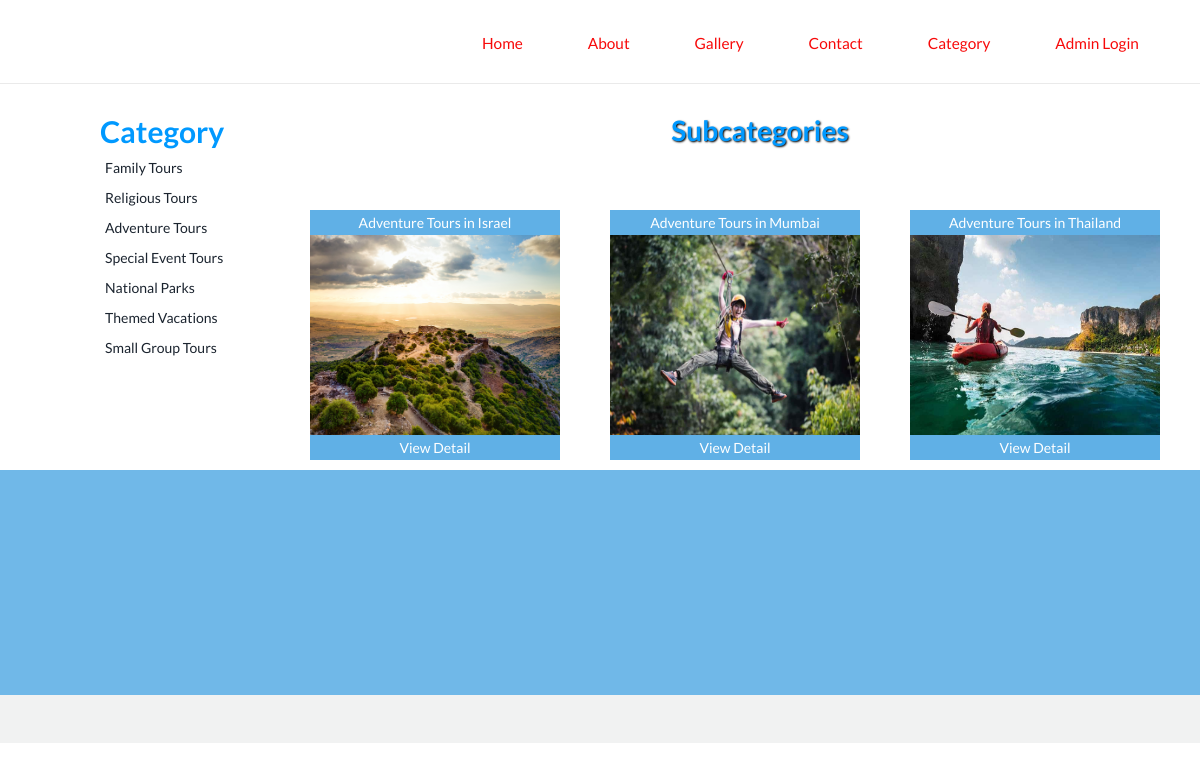
/subcat.php?catid=3, run on the app's committed database.
### tables this page shows
CREATE TABLE `category` (
  `Cat_id` int(100) NOT NULL,
  `Cat_name` varchar(2000) NOT NULL
);

CREATE TABLE `subcategory` (
  `Subcatid` int(200) NOT NULL,
  `Subcatname` varchar(1000) NOT NULL,
  `Catid` int(200) NOT NULL,
  `Pic` varchar(8000) NOT NULL,
  `Detail` varchar(8000) NOT NULL
);

### subcat.php (the view, shortened to what this page needs)
<!DOCTYPE html>
<html>
<head>
<link href="stylecss.css" rel='stylesheet' type='text/css'/>
<link href="css/bootstrap.css" rel='stylesheet' type='text/css'/>
<link href="css/style.css" rel="stylesheet" type="text/css" media="all"/>
</head>
<body>
<?php include('function.php'); ?>
<?php include('top.php'); ?>
<br>
<br>
<br>
<div style="height:50px"></div>
<div style="width:1000px; margin:auto" >
<div style="width:200px; float:left">
<table cellpadding="0" cellspacing="0" width="1000px">
<tr><td style="font-size:30px; color:#09F"><b>Category</b></td></tr>
<?php
$s="select * from category";
$result=mysqli_query($cn,$s);
while($data=mysqli_fetch_array($result))
{
		echo "<tr><td style=' padding:5px;'><a href='subcat.php?catid=$data[0]'>$data[1]</a></td></tr>";
}
?>
</table>
</div>
<div style="width:800px; float:left">
<table cellpadding="0px" cellspacing="0" width="1000px">
<tr><td class="headingText">Subcategories</td></tr>
<tr><td class="paraText" width="900px">
<table cellpadding="0" cellspacing="0" width="900px">
<?php
$s="select * from subcategory where Catid='" .$_GET["catid"] . "'";
$result=mysqli_query($cn,$s);
$n=0;
while($data=mysqli_fetch_array($result))
{
	if($n%3==0)
	{
	?>
<tr>
<?php
	}?>
<td>
<table border="0" width="100px" bordercolor="#FF6666">
<tr><td align="center" style="background-color:#60B0E6; color:#FFF"><?php echo $data[1];?> </td></tr>
<tr><td class="image"><img src="Admin/subcatimages/<?php echo $data[3]; ?>" width="250px" height="200px" /></td></tr><br/><br/>
<tr><td align="center" style="background-color:#60B0E6; "><a href="package.php?subcatid=<?php echo $data[0];?>"><font color="#FFFFFF">View Detail</font></a></td></tr>
</table>
</td>
<?php
if($n%3==2)
{
?>
</tr>
<?php
}
$n=$n+1;
}
?>
</table>
</td></tr></table>
</div>
</div>
<?php include('bottom.php'); ?>
</body>
</html>

### stylecss.css (style rules this page uses)
.headingText { font-size:38px; color:#09F; margin:5px; font-weight:bold; text-shadow:1px 1px 2px black;; text-align:center; }
.paraText { line-height:25px; padding:10px; text-align:justify; }
.image { border:#03F; border-image:fill; }

### css/style.css (style rules this page uses)
.headingText { font-size:28px; color:#09F; margin:5px; font-weight:bold; text-shadow:1px 1px 2px black;; text-align:center; }
.paraText { line-height:25px; padding:10px; text-align:justify; }
.image { border:#03F; border:thick:#9C0; }
body { margin:0; padding:0; font-family: 'Lato', sans-serif; -webkit-appearance:none; }
body a { transition:0.5s all; -webkit-transition:0.5s all; -moz-transition:0.5s all; -o-transition:0.5s all; -ms-transition:0.5s all; }

### data on the page
category: Cat_name "Family Tours"
category: Cat_name "Religious Tours"
category: Cat_name "Adventure Tours"
category: Cat_name "Special Event Tours"
category: Cat_name "National Parks"
category: Cat_name "Themed Vacations"
category: Cat_name "Small Group Tours"
subcategory: Subcatname "Adventure Tours in Israel", Pic (picture)
subcategory: Subcatname "Adventure Tours in Mumbai", Pic (picture)
subcategory: Subcatname "Adventure Tours in Thailand", Pic (picture)
